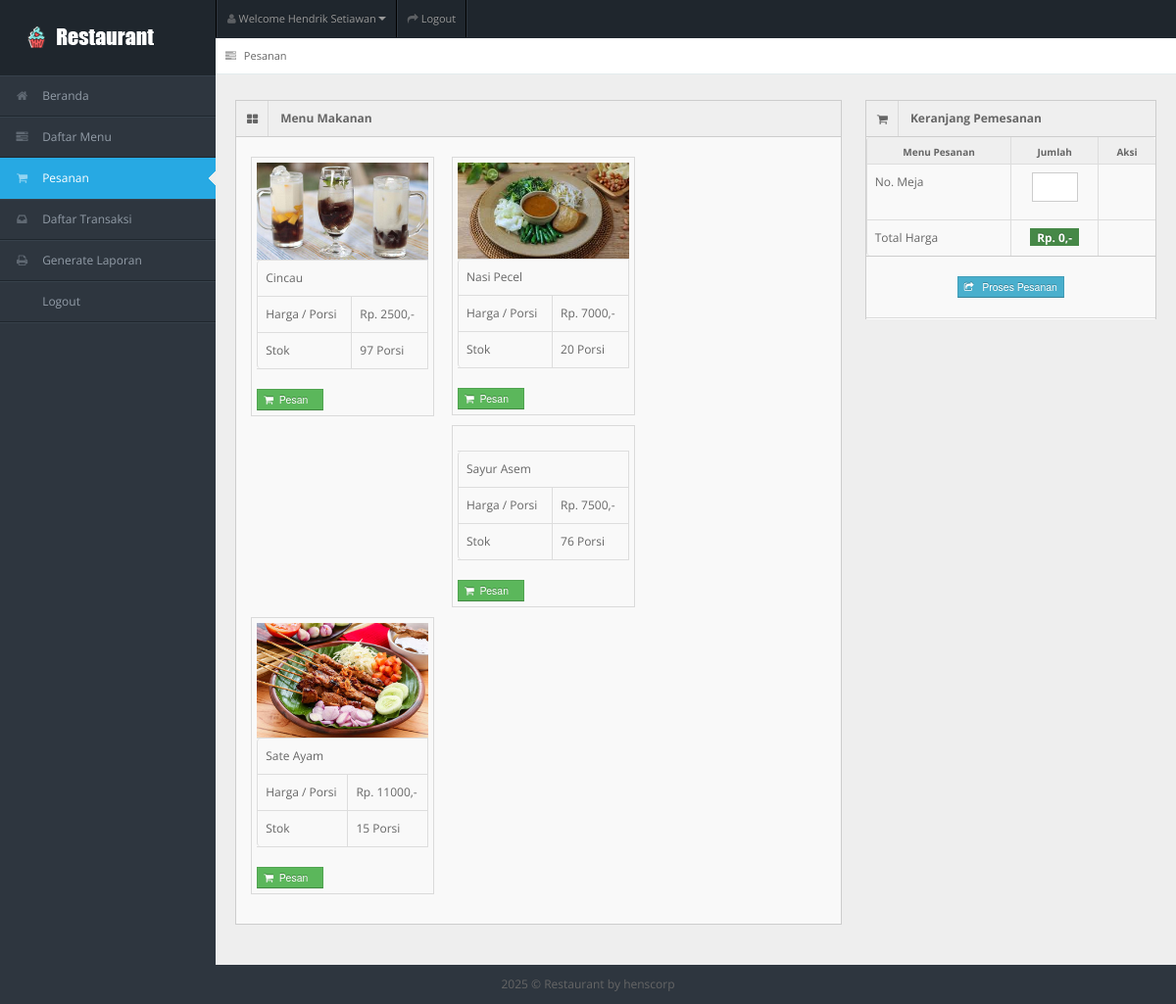
The app's page /entri_order.php (signed in) with its own data.
### tables this page shows
CREATE TABLE `tb_user` (
  `id_user` int(11) NOT NULL,
  `username` varchar(150) NOT NULL,
  `password` varchar(150) NOT NULL,
  `nama_user` varchar(150) NOT NULL,
  `id_level` int(11) NOT NULL,
  `status` varchar(150) NOT NULL
);

CREATE TABLE `tb_masakan` (
  `id_masakan` int(11) NOT NULL,
  `nama_masakan` varchar(150) NOT NULL,
  `harga` varchar(150) NOT NULL,
  `stok` int(11) NOT NULL,
  `status_masakan` varchar(150) NOT NULL,
  `gambar_masakan` varchar(150) NOT NULL
);

### entri_order.php (the view, shortened to what this page needs)
<!DOCTYPE html>
<?php
include "connection/koneksi.php";
$id = $_SESSION['id_user'];
if(isset ($_SESSION['username'])){
  $query = "select * from tb_user natural join tb_level where id_user = $id";
  mysqli_query($conn, $query);
  $sql = mysqli_query($conn, $query);
  while($r = mysqli_fetch_array($sql)){
?>
<html lang="en">
<head>
<link rel="stylesheet" href="template/dashboard/css/bootstrap.min.css" />
<link rel="stylesheet" href="template/dashboard/css/bootstrap-responsive.min.css" />
<link rel="stylesheet" href="template/dashboard/css/fullcalendar.css" />
<link rel="stylesheet" href="template/dashboard/css/matrix-style.css" />
<link rel="stylesheet" href="template/dashboard/css/matrix-media.css" />
<link href="template/dashboard/font-awesome/css/font-awesome.css" rel="stylesheet" />
<link rel="stylesheet" href="template/dashboard/css/jquery.gritter.css" />
</head>
<body>
<div id="header">
  <h1><a href="entri_order.php">Entri Order</a></h1>
</div>
<div id="user-nav" class="navbar navbar-inverse">
  <ul class="nav">
    <li  class="dropdown" id="profile-messages" ><a title="" href="#" data-toggle="dropdown" data-target="#profile-messages" class="dropdown-toggle"><i class="icon icon-user"></i>  <span class="text">Welcome <?php echo $r['nama_user'];?></span><b class="caret"></b></a>
    </li>
    <li class=""><a title="" href="logout.php"><i class="icon icon-share-alt"></i> <span class="text">Logout</span></a></li>
  </ul>
</div>
<div id="sidebar"><a href="entri_order.php" class="visible-phone"><i class="icon shopping-cart"></i> <span>Entri Order</span></a>
  <ul>
    <?php
    if($r['id_level'] == 1){
  ?>
    <li> <a href="beranda.php"><i class="icon icon-home"></i> <span>Beranda</span></a> </li>
    <li> <a href="entri_referensi.php"><i class="icon icon-tasks"></i> <span>Daftar Menu</span></a> </li>
    <li class="active"> <a href="entri_order.php"><i class="icon icon-shopping-cart"></i> <span>Pesanan</span></a> </li>
    <li> <a href="entri_transaksi.php"><i class="icon icon-inbox"></i> <span>Daftar Transaksi</span></a> </li>
    <li> <a href="generate_laporan.php"><i class="icon icon-print"></i> <span>Generate Laporan</span></a> </li>
    <li> <a href="logout.php"><i class="icon icon-sign-out"></i> <span>Logout</span></a> </li>
  <?php
    } else if($r['id_level'] == 2){
  ?>
    <li><a href="beranda.php"><i class="icon icon-home"></i> <span>Beranda</span></a> </li>
    <li class="active"> <a href="entri_order.php"><i class="icon icon-shopping-cart"></i> <span>Pesanan</span></a> </li>
    <li> <a href="generate_laporan.php"><i class="icon icon-print"></i> <span>Generate Laporan</span></a> </li>
    <li> <a href="logout.php"><i class="icon icon-sign-out"></i> <span>Logout</span></a> </li>
  <?php
    } else if($r['id_level'] == 3){
  ?>
    <li><a href="beranda.php"><i class="icon icon-home"></i> <span>Beranda</span></a> </li>
    <li> <a href="entri_transaksi.php"><i class="icon icon-inbox"></i> <span>Daftar Transaksi</span></a> </li>
    <li> <a href="generate_laporan.php"><i class="icon icon-print"></i> <span>Generate Laporan</span></a> </li>
    <li> <a href="logout.php"><i class="icon icon-sign-out"></i> <span>Logout</span></a> </li>
  <?php
    } else if($r['id_level'] == 4){
  ?>
    <li><a href="beranda.php"><i class="icon icon-home"></i> <span>Beranda</span></a> </li>
    <li> <a href="generate_laporan.php"><i class="icon icon-print"></i> <span>Generate Laporan</span></a> </li>
    <li> <a href="logout.php"><i class="icon icon-sign-out"></i> <span>Logout</span></a> </li>
  <?php
    } else if($r['id_level'] == 5){
  ?>
    <li><a href="beranda.php"><i class="icon icon-home"></i> <span>Beranda</span></a> </li>
    <li class="active"> <a href="entri_order.php"><i class="icon icon-shopping-cart"></i> <span>Pesanan</span></a> </li>
    <li> <a href="logout.php"><i class="icon icon-sign-out"></i> <span>Logout</span></a> </li>
  <?php
    }
  ?>
  </ul>
</div>
<div id="content">
  <div id="content-header">
    <div id="breadcrumb"> <a href="entri_order.php" title="Go to here" class="tip-bottom"><i class="icon icon-tasks"></i> Pesanan</a></div>
  </div>
  <div class="container-fluid">
    <?php
      if($r['id_level'] == 1 || $r['id_level'] == 2 || $r['id_level'] == 5){
    ?>
      <?php
        $order = array();
        $query_lihat_order = "select * from tb_order";
        $sql_lihat_order = mysqli_query($conn, $query_lihat_order);
        while($r_dt_order = mysqli_fetch_array($sql_lihat_order)){
          if($r_dt_order['status_order'] != 'sudah bayar'){
            array_push($order, $r_dt_order['id_pengunjung']);
          }
        }
        if(in_array($id, $order)){
      ?>
    <div class="row-fluid">
      <div class="span6">
        <div class="widget-box span12">
          <div class="widget-title"> <span class="icon"> <i class="icon-hand-right"></i> </span>
            <h5>Notifications</h5>
          </div>
          <div class="widget-content">
            <div class="alert alert-info alert-block">
              <h4 class="alert-heading">Informasi !</h4>
              Terimakasih, Anda telah melakukan pemesanan.<br>
              Silahkan tunggu pesanan tiba di meja saudara. Apabila selesai menyantap hidangan, silahkan lakukan proses pembayaran di kasir !
            </div>
          </div>
        </div>
      </div>
      <div class="span6">
        <div class="widget-box span12">
          <div class="widget-title"> <span class="icon"> <i class="icon-shopping-cart"></i> </span>
            <h5>Menu yang dipesan</h5>
          </div>
          <div class="widget-content nopadding">
            <table class="table table-bordered table-invoice-full">
              <thead>
                <tr>
                  <th class="head0">No.</th>
                  <th class="head1">Menu</th>
                  <th class="head0 right">Jumlah</th>
                  <th class="head1 right">Harga</th>
                  <th class="head0 right">Total</th>
                </tr>
              </thead>
              <tbody>
                <?php
                  $no_order_fiks = 1;
                  $query_order_fiks = "select * from tb_pesan natural join tb_masakan where id_user = $id and status_pesan != 'sudah'";
                  $sql_order_fiks = mysqli_query($conn, $query_order_fiks);
                  while($r_order_fiks = mysqli_fetch_array($sql_order_fiks)){
                ?>
                <tr>
                  <td><center><?php echo $no_order_fiks++; ?>. </center></td>
                  <td><?php echo $r_order_fiks['nama_masakan'];?></td>
                  <td class="right"><center><?php echo $r_order_fiks['jumlah'];?></center></td>
                  <td class="right">Rp. <?php echo $r_order_fiks['harga'];?>,-</td>
                  <td class="right">
                    <strong>
                      Rp.
                      <?php
                        $hasil = $r_order_fiks['harga'] * $r_order_fiks['jumlah'];
                        echo $hasil;
                      ?>,-
                    </strong>
                  </td>
                </tr>
                <?php
                  }
                  $query_harga = "select * from tb_order where id_pengunjung = $id and status_order = 'belum bayar'";
                  $sql_harga = mysqli_query($conn, $query_harga);
                  $result_harga = mysqli_fetch_array($sql_harga);
                ?>
                <tr>
                  <td></td>
                  <td><strong><center>Total</center></strong></td>
                  <td class="right"></td>
                  <td class="right"></td>
                  <td class="right"><strong>Rp. <?php echo $result_harga['total_harga'];?>,-</strong></td>
                </tr>
                <tr>
                  <td></td>
                  <td><strong><center>No. Meja</center></strong></td>
                  <td class="right"></td>
                  <td class="right"></td>
                  <td class="right"><center><strong><?php echo $result_harga['no_meja'];?></strong></center></td>
                </tr>
              </tbody>
            </table>
          </div>
        </div>
      </div>
    </div>
      <?php
        } else {
      ?>
    <div class="row-fluid">
      <div class="span8">
        <div class="widget-box span12">
          <div class="widget-title bg_lg"><span class="icon"><i class="icon-th-large"></i></span>
            <h5>Menu Makanan</h5>
          </div>
          <div class="widget-content" >
            <ul class="thumbnails">
              <div class="btn-icon-pg">
                <ul>
                  <?php
                    $pesan = array();
                    $query_data_makanan = "select * from tb_masakan where stok > 0 order by id_masakan desc";
                    $sql_data_makanan = mysqli_query($conn, $query_data_makanan);
                    while($r_dt_makanan = mysqli_fetch_array($sql_data_makanan)){
                  ?>
                      <li class="span2">
                        <a> <img src="gambar/<?php echo $r_dt_makanan['gambar_masakan']?>" alt="" > </a>
                        <table class="table table-bordered">
                          <tbody>
                            <tr>
                              <td><?php echo $r_dt_makanan['nama_masakan'];?></td>
                            </tr>
                            <tr>
                              <td>Harga / Porsi</td>
                              <td>Rp. <?php echo $r_dt_makanan['harga'];?>,-</td>
                            </tr>
                            <tr>
                              <td>Stok</td>
                              <td><?php echo $r_dt_makanan['stok'];?> Porsi</td>
                            </tr>
                          </tbody>
                        </table>
                        <form action="" method="post">
                          <?php
                            if(in_array($r_dt_makanan['id_masakan'], $pesan)){
                          ?>
                              <button type="submit" value="<?php echo $r_dt_makanan['id_masakan'];?>" name="tambah_pesan" class="btn btn-danger btn-mini" disabled>
                                <i class='icon-shopping-cart'></i>&nbsp;&nbsp;Telah dipesan &nbsp;&nbsp;
                              </button>
                          <?php
                            } else {
                          ?>
                              <button type="submit" value="<?php echo $r_dt_makanan['id_masakan'];?>" name="tambah_pesan" class="btn btn-success btn-mini">
                                <i class='icon-shopping-cart'></i>&nbsp;&nbsp;Pesan &nbsp;&nbsp;
                              </button>
                          <?php
                            }
                          ?>
                        </form>
                      </li>
                    <?php
                      }
                    ?>
                </ul>
              </div>
            </ul>
          </div>
        </div>
      </div>
      <div class="span4">
      <form action="" method="post">
        <div class="widget-box">
          <div class="widget-title"> <span class="icon"> <i class="icon-shopping-cart"></i> </span>
            <h5>Keranjang Pemesanan</h5>
          </div>
          <div class="widget-content nopadding">
            <table class="table table-bordered table-striped">
              <thead>
                <tr>
                  <th style="width: 50%">Menu Pesanan</th>
                  <th style="width: 30%">Jumlah</th>
                  <th style="width: 20%">Aksi</th>
                </tr>
              </thead>
              <tbody>
                <tr class="odd gradeX">
                  <td>No. Meja</td>
                  <td>
                    <center>
                      <input class="span8" name="no_meja" type="number" value="" placeholder="" />
                    </center>
                  </td>
                  <td>
                  </td>
                </tr>
                <tr class="odd gradeX">
                  <td>Total Harga</td>
                  <td>
                    <center>
                      <span class="label label-success">&nbsp;Rp. <span id="total_harga">0</span>,-&nbsp;</span>
                    </center>
                  </td>
                  <td>
                  </td>
                </tr>
              </tbody>
            </table>
          </div>
          <br>
          <center>
            <button type="submit" value="" name="proses_pesan" class="btn btn-mini btn-info">
              <i class='icon-share'></i> &nbsp;&nbsp;Proses Pesanan
            </button>
          </center>
          <hr>
        </div>
      </form>
      </div>
    </div>
      <?php
        }
        }
      ?>
    </div>
  </div>
<div class="row-fluid">
  <div id="footer" class="span12"> <?php echo date('Y'); ?> &copy; Restaurant <a href="#">by henscorp</a> </div>
</div>
</body>
</html>
<?php
  }
} else {
  header('location: logout.php');
}
?>

### template/dashboard/css/matrix-media.css (style rules this page uses)
body { background:#2E363F; }
#header { background-color: #1f262d; margin-top:10px; }
#sidebar > ul { border-bottom: 1px solid #37414b }
#sidebar > ul > li { border-top: 1px solid #37414b; border-bottom: 1px solid #1f262d; }
#sidebar > ul > li.active { background-color: #27a9e3; border-bottom: 1px solid #27a9e3; border-top: 1px solid #27a9e3; }
#sidebar > ul > li.active a { color:#fff; text-decoration:none; }

### records on screen
tb_user: nama_user "Hendrik Setiawan"
tb_masakan: gambar_masakan (picture), nama_masakan "Cincau", harga "2500", stok "97", $r_dt_makanan['id_masakan'] 20 (drawn)
tb_masakan: gambar_masakan (picture), nama_masakan "Nasi Pecel", harga "7000", stok "20", $r_dt_makanan['id_masakan'] 19 (drawn)
tb_masakan: nama_masakan "Sayur Asem", harga "7500", stok "76", $r_dt_makanan['id_masakan'] 14 (drawn)
tb_masakan: gambar_masakan (picture), nama_masakan "Sate Ayam", harga "11000", stok "15", $r_dt_makanan['id_masakan'] 8 (drawn)
